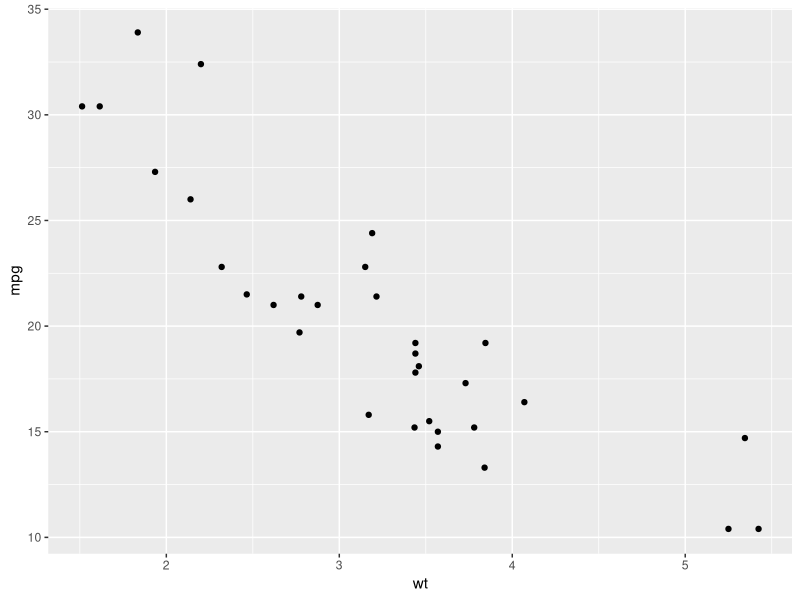
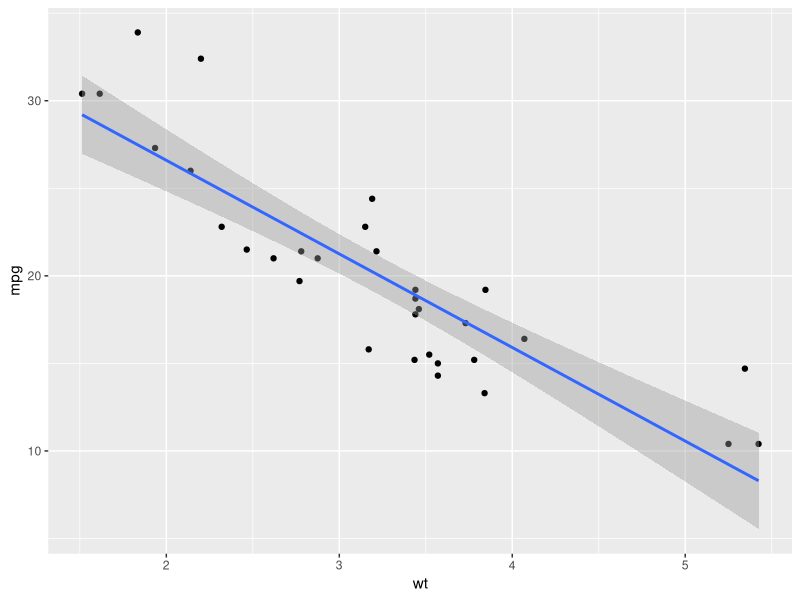
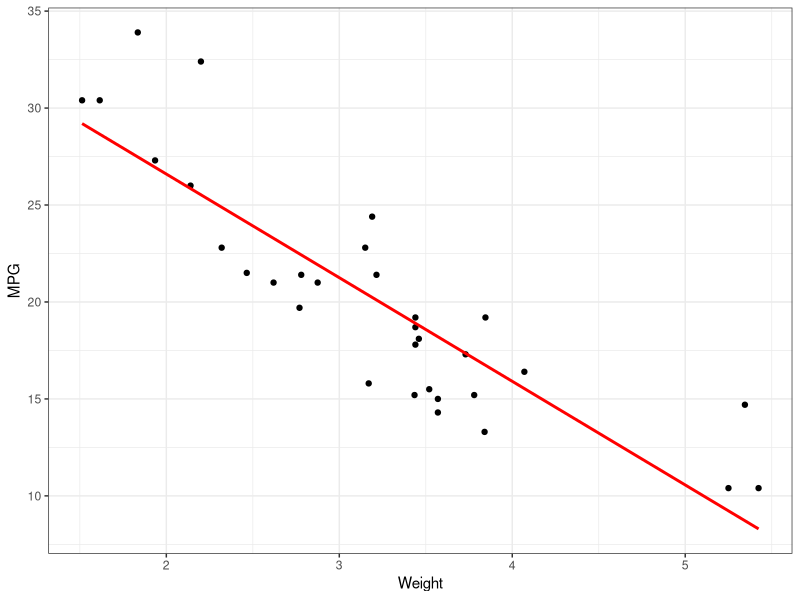
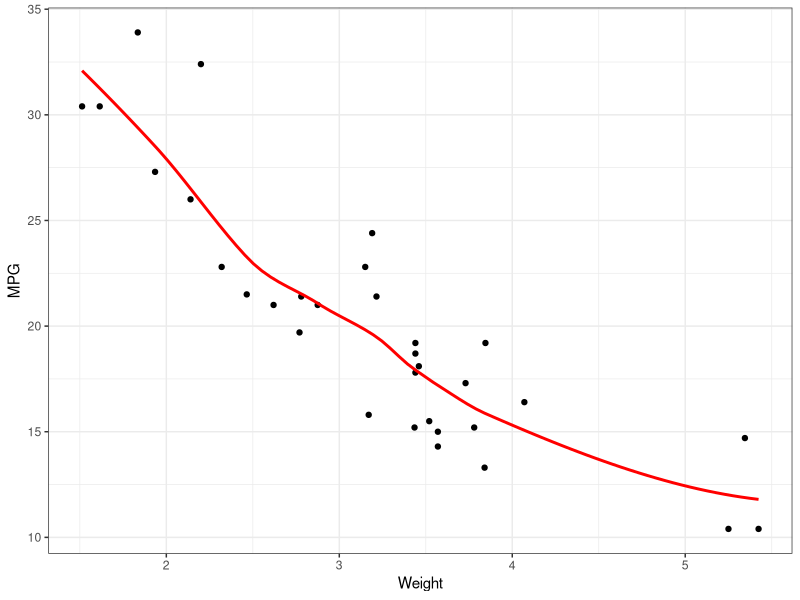
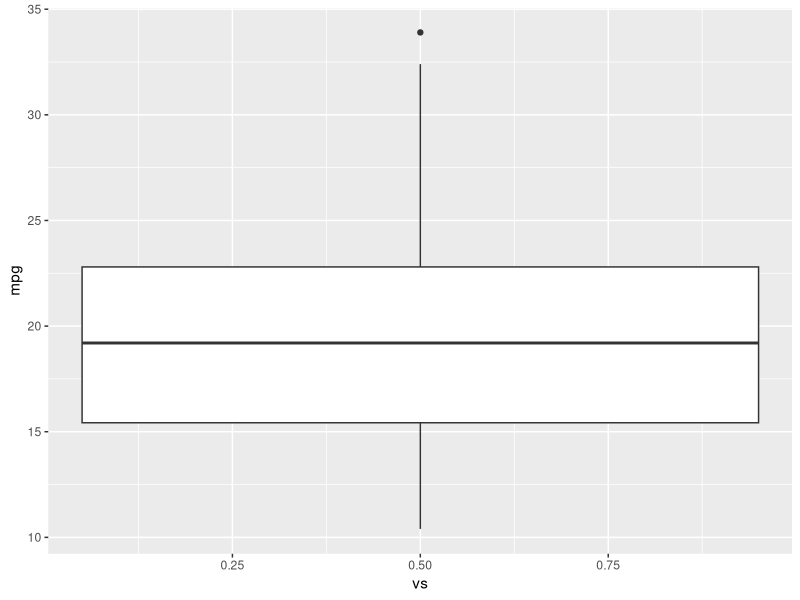
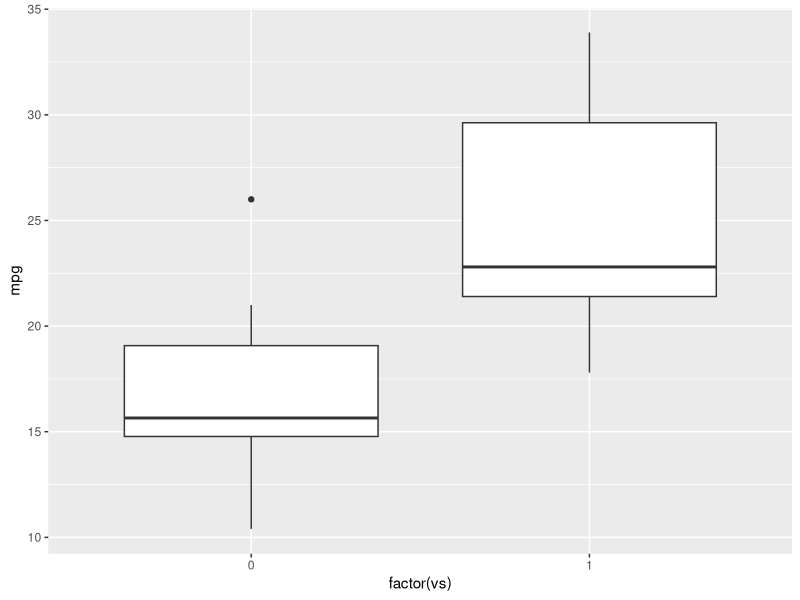
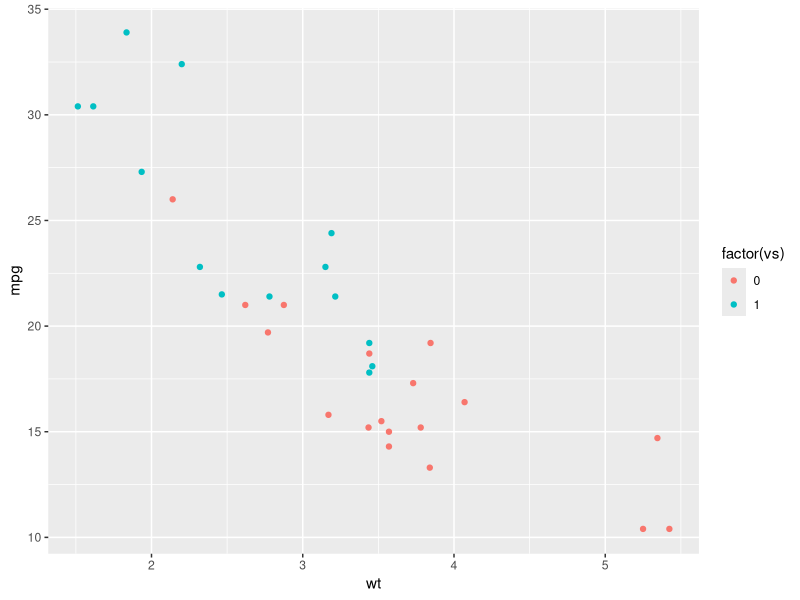
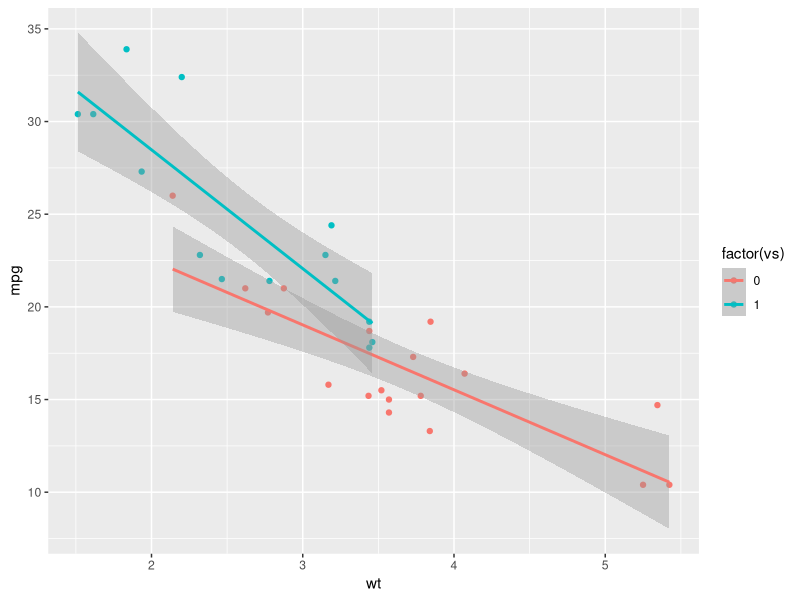

These charts were generated, in order, by the following R code:
# September 21st 2023
# Ken Kugel

# Linear Models
# Intro on how to do stats on R (Not an intro to stats)

#Packages Needed:

#install.packages(ggplot2)
library(ggplot2)
#install.packages(MASS)
library(MASS)

#Generally data you will have: Numbers and Factors
# Factors are categories
# Numbers can be continuous, bivariate/binary, counts of things, proportions of things

# Different data has different expectations (ie- continuous is expected to be normal curve; etc)
# X axis = independent or predictor variable
# y axis = dependent or response variable

#continuous vs binary --> logistic regression

# categorical or factor vs continuous --> ANOVA or t-test

mtcars
#Plot relationship between weight of car and mpg
ggplot(data=mtcars, mapping=aes(x=wt, y=mpg))+
  geom_point()

#use a simple linear regression
lm(formula = mpg~wt,data= mtcars)

#Workflow: fit the model, then look at summary output

fit=lm(formula = mpg~wt,data= mtcars)

summary(fit)

#Now lets visualize the linear model on our graph

ggplot(mtcars, mapping = aes(x=wt,y=mpg))+
  geom_point()+
  geom_smooth(method="lm")

#now lets play

ggplot(mtcars, mapping = aes(x=wt,y=mpg))+
  geom_point()+
  geom_smooth(method="lm",color="red",se=F)+
  theme_bw()+
  xlab("Weight")+
  ylab("MPG")

#Different type of fit line
ggplot(mtcars, mapping = aes(x=wt,y=mpg))+
  geom_point()+
  geom_smooth(method="loess",color="red",se=F)+
  theme_bw()+
  xlab("Weight")+
  ylab("MPG")

#lm function can only handle continuous vs continuous
#Luckily we can use glm (generalized linear model)

gfit=glm(mpg~wt,family= gaussian ,data=mtcars)
summary(gfit)


#Now lets do an ANOVA
str(mtcars$vs)

ggplot(data=mtcars,mapping=aes(x=vs, y=mpg))+
  geom_boxplot()

ggplot(data=mtcars,mapping=aes(x=factor(vs), y=mpg))+
  geom_boxplot()
#Can we change the 0 and 1 here?

#Run ANOVA using aov()
aov.fit =aov(mpg~factor(vs), data= mtcars)
summary(aov.fit)

#You CAN run a same model as a linear model, but it will give you different sets of coefficients
lm.fit=lm(mpg~factor(vs), data= mtcars)
summary(lm.fit)


#BUT you can call ANOVA results from a linear model
anova(lm.fit)


#Linear model with multiple predictor variables
lm.fit2=lm(mpg~wt+factor(vs), data= mtcars)
anova(lm.fit2)

#Interaction effects
lm.fit3=lm(mpg~wt*factor(vs), data= mtcars)
anova(lm.fit3)

#But what does this interaction effect look like???

ggplot(data=mtcars, mapping=aes(x=wt,y=mpg, color=factor(vs)))+
  geom_point()

ggplot(data=mtcars, mapping=aes(x=wt,y=mpg, color=factor(vs)))+
  geom_point()+
  geom_smooth(method="lm")  #interaction effect is basically the difference in the slope of the two lines!
